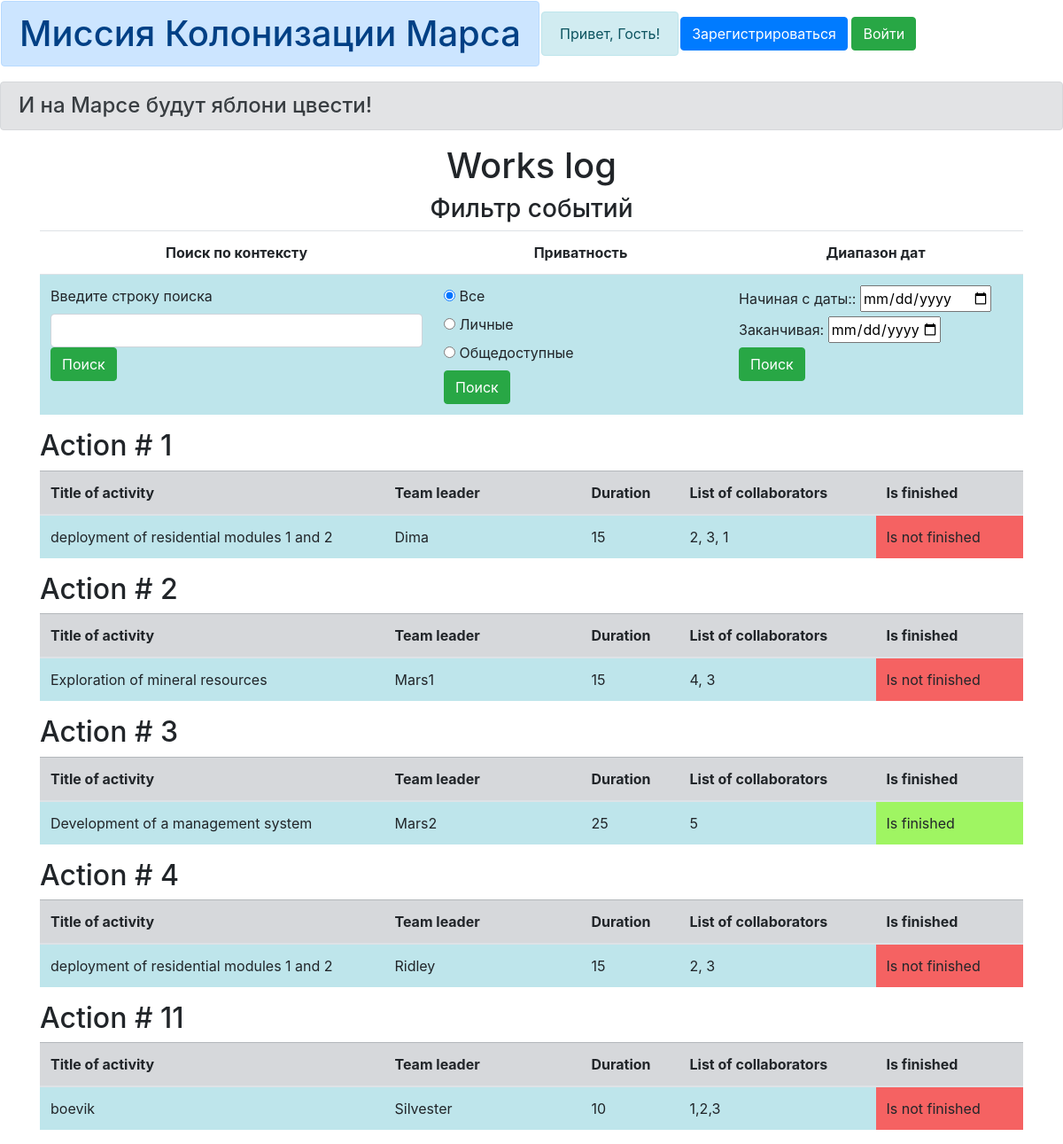
Page /jobs_table on the earlier database version.
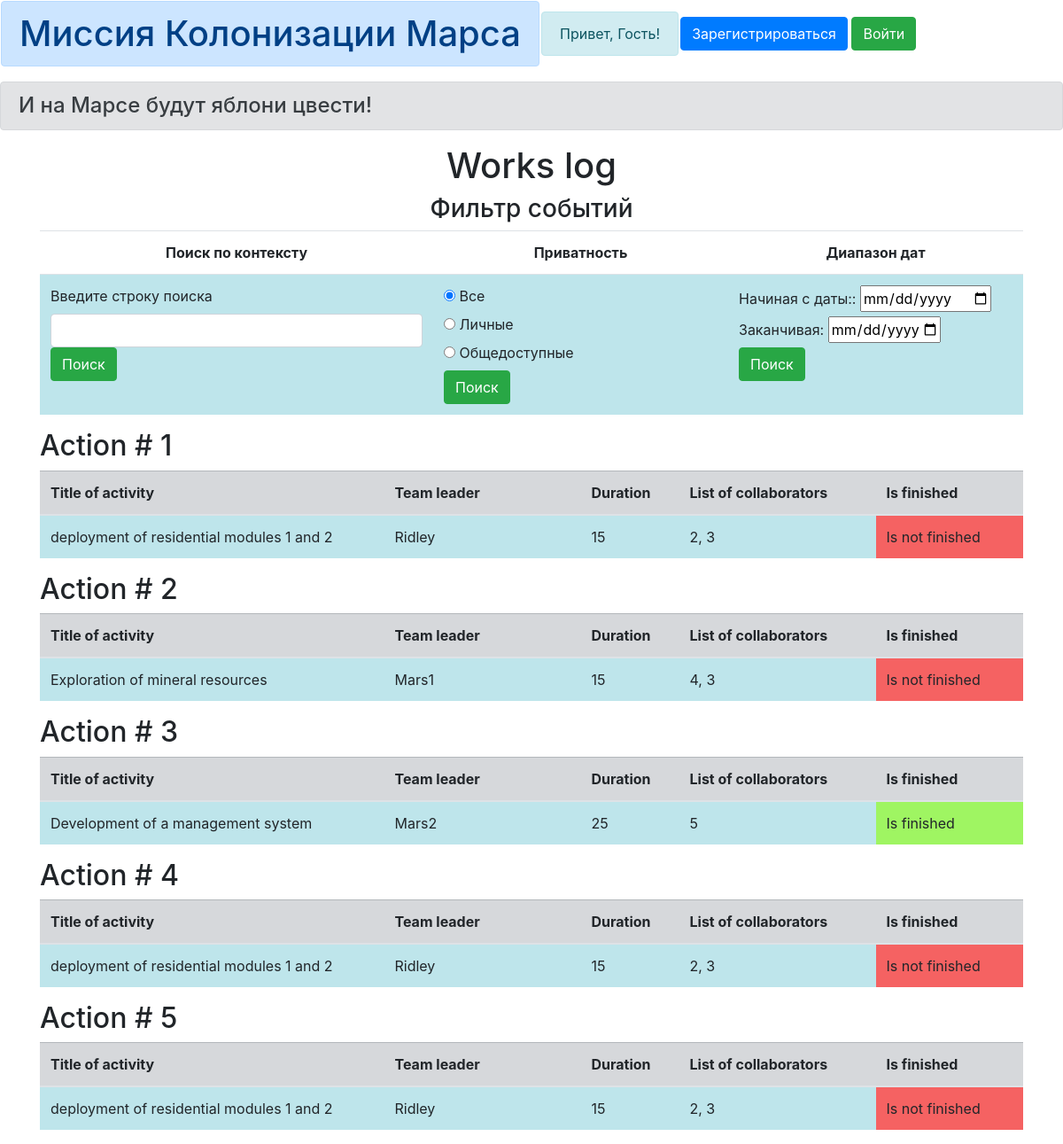
Same page on the later database version.
### data/jobs.py (models this page shows, shortened)
class Jobs(SqlAlchemyBase):
    __tablename__ = 'Jobs'
    id = sqlalchemy.Column(sqlalchemy.Integer,
                           primary_key=True, autoincrement=True)
    team_leader = sqlalchemy.Column(sqlalchemy.Integer, sqlalchemy.ForeignKey("users.id"), nullable=True)
    job = sqlalchemy.Column(sqlalchemy.String, nullable=True)
    work_size = sqlalchemy.Column(sqlalchemy.Integer, nullable=True)
    collaborators = sqlalchemy.Column(sqlalchemy.String, nullable=True)
    start_date = sqlalchemy.Column(sqlalchemy.DateTime,
                                   default=datetime.datetime.now)
    end_date = sqlalchemy.Column(sqlalchemy.DateTime)
    is_finished = sqlalchemy.Column(sqlalchemy.BOOLEAN, nullable=True)
    user = orm.relation('User')

### data/users.py (models this page shows, shortened)
class User(SqlAlchemyBase, UserMixin):
    __tablename__ = 'users'
    id = sqlalchemy.Column(sqlalchemy.Integer,
                           primary_key=True, autoincrement=True)
    surname = sqlalchemy.Column(sqlalchemy.String, nullable=True)
    name = sqlalchemy.Column(sqlalchemy.String, nullable=True)
    age = sqlalchemy.Column(sqlalchemy.Integer, nullable=True)
    position = sqlalchemy.Column(sqlalchemy.String, nullable=True)
    speciality = sqlalchemy.Column(sqlalchemy.String, nullable=True)
    address = sqlalchemy.Column(sqlalchemy.String, nullable=True)
    email = sqlalchemy.Column(
        sqlalchemy.String, unique=True, index=True, nullable=True)
    hashed_password = sqlalchemy.Column(sqlalchemy.String, nullable=True)
    modified_date = sqlalchemy.Column(sqlalchemy.DateTime,
                                      default=datetime.datetime.now)
    jobs = orm.relation("Jobs", back_populates='user')
    departments = orm.relation("Department", back_populates='user')

### main.py (the view, shortened to what this page needs)
@app.route("/jobs_table", methods=['GET', 'POST'])
def jobs_table():
    session = db_session.create_session()
    if request.method == 'GET':
        j = session.query(jobs.Jobs).all()
        return render_template("jobs_table.html", jobs=j, title="Журнал работ")

### data/db_session.py (called while the page is built)
def create_session() -> Session:
    global __factory
    return __factory()

### templates/jobs_table.html (shortened to what this page needs)
{% extends "base.html" %}
{% block content %}
<h1 align="center">Works log</h1>
<form method="post">
    <h3 align="center">Фильтр событий</h3>
    <div>
        <table class="table table-hover">
            <tr align="center">
                <th>Поиск по контексту</th>
                <th>Приватность</th>
                <th>Диапазон дат</th>
            </tr>
            <tr>
                <td class="table-info">
                    <label for="search_text">Введите строку поиска</label>
                    <input type="search" class="form-control" id="search_text" name="search_str" value="">
                    <button type="submit" class="btn btn-success" name="action" value="text">Поиск</button>
                </td>
                <td class="table-info" style="width: 30%;">
                    <input type="radio" id="all" name="priv" value="all" checked>
                    <label for="all">Все</label><br>
                    <input type="radio" id="my" name="priv" value="my">
                    <label for="my">Личные</label><br>
                    <input type="radio" id="other" name="priv" value="other">
                    <label for="other">Общедоступные</label><br>
                    <button type="submit" class="btn btn-success" name="action" value="privat">Поиск</button>
                </td>
                <td class="table-info" style="width: 30%;">
                    <label for="datemin">Начиная с даты::</label>
                    <input type="date" id="datemin" name="datemin" min="2000-01-02"><br>
                    <label for="datemax">Заканчивая:</label>
                    <input type="date" id="datemax" name="datemax" max="1979-12-31"><br>
                    <button type="submit" class="btn btn-success" name="action" value="data">Поиск</button>
                </td>
            </tr>
        </table>
    </div>
</form>
{% for job in jobs%}
<div>
    <h2>Action # {{job.id}}</h2>
    {% if job.is_finished == False %}
    {% set color = '#f56262' %}
    {% set ready = 'Is not finished' %}
    {% else %}
    {%set color = '#9ff562'%}
    {% set ready = 'Is finished' %}
    {% endif %}
    <div>
        <table class="table table-hover">
            <thead class="table-secondary">
                <tr>
                    <th>Title of activity</th>
                    <th>Team leader</th>
                    <th>Duration</th>
                    <th>List of collaborators</th>
                    <th>Is finished</th>
                </tr>
            </thead>
            <tr>
                <td class="table-info">{{job.job}}</td>
                <td class="table-info" style="width: 20%;">{{job.user.name}}</td>
                <td class="table-info" style="width: 10%;">{{job.work_size}}</td>
                <td class="table-info" style="width: 20%;">{{job.collaborators}}</td>
                <td bgcolor="{{ color }}" style="width: 15%;">{{ ready }}</td>
            </tr>
        </table>
    </div>
</div>
{% endfor %}
{% endblock %}

### templates/base.html (shortened to what this page needs)
<!doctype html>
<html lang="en">
<head>
    <link rel="stylesheet" type="text/css" href="{{url_for('static', filename='css/style.css')}}"/>
    <link rel="stylesheet" href="https://stackpath.bootstrapcdn.com/bootstrap/4.4.1/css/bootstrap.min.css"
>
</head>
<body>
<table><tr><td><h1 class="alert alert-primary">Миссия Колонизации Марса</h1></td>
<td><div class="alert alert-info">
   <a>Привет, {{ current_user.name }}!</a>
  </div></td>
<td>
    {% if current_user.is_authenticated %}
<a class="btn btn-info" href="/logout">Выход</a>
{% else %}
<p>
    <a class="btn btn-primary" href="/register">Зарегистрироваться</a>
    <a class="btn btn-success" href="{{ url_for('login') }}">Войти</a>
</p>
{% endif %}
</td>
</tr>
</table>
<h4 class="alert alert-secondary">И на Марсе будут яблони цвести!</h4>
<main role="main" class="container">
    {% block content %}{% endblock %}
</main>
</html>

### static/css/style.css (style rules this page uses)
h4 { padding-left: 20px; color : gray; }

Differences in the rows shown:
removed Jobs: id "11", job "boevik", user.name "Silvester", work_size "10", collaborators "1,2,3", ready "Is not finished"
changed Jobs id 1: user.name "Dima" → "Ridley"; collaborators "2, 3, 1" → "2, 3"
added Jobs: id "5", job "deployment of residential modules 1 and 2", user.name "Ridley", work_size "15", collaborators "2, 3", ready "Is not finished"
